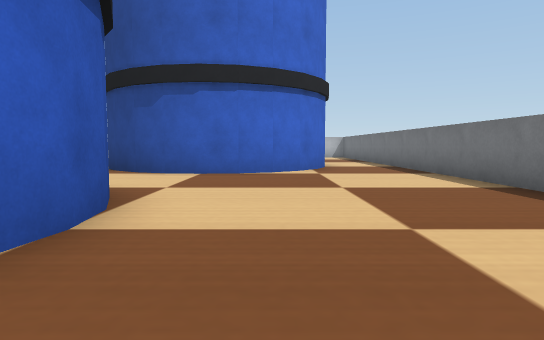
View 1 (above)

19 first-person views from a walk through a Webots world. The camera is 0.06 m above the floor, tilts 4° down and sees 75° across. The floor is counted in squares, 0.1 m on a side. Each view is taken from the middle of a square. On the plan, view 1 faces up. The plan holds only what a view shows up to about 10 squares ahead; the rest is blank. Robots are left out. Webots' stock objects and surfaces are drawn as simple stand-ins.

View 2
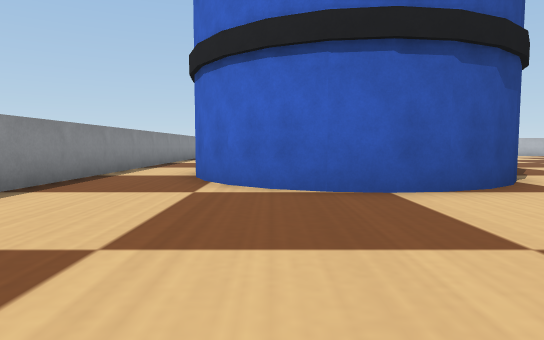

View 3
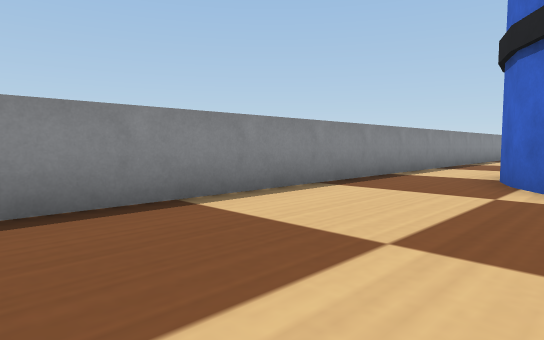

View 4
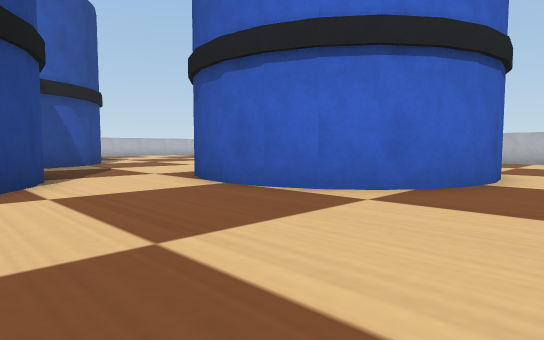

View 5
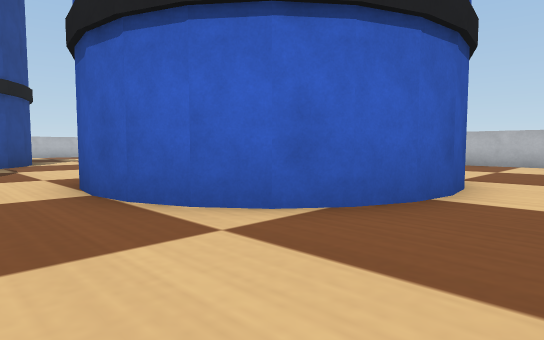

View 6
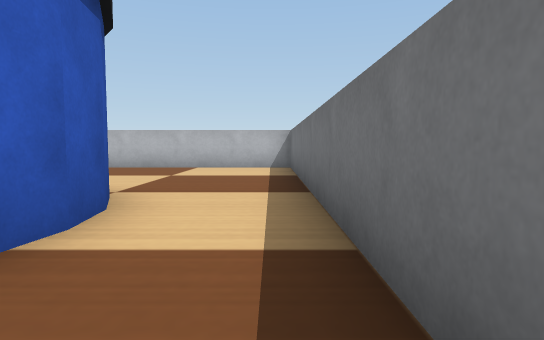

View 7
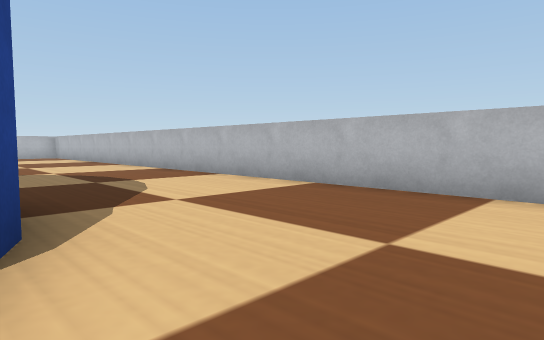

View 8
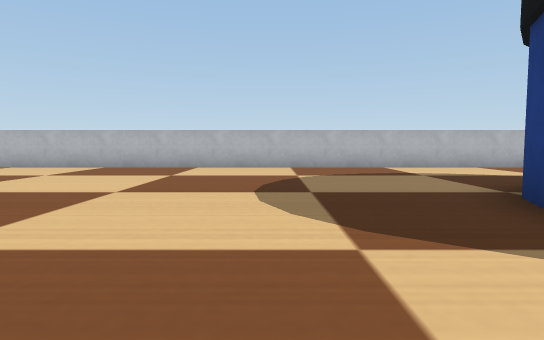

View 9
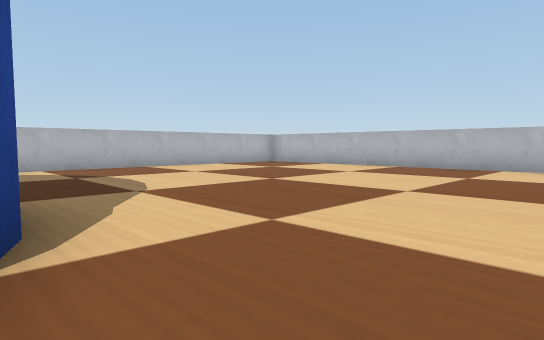

View 10
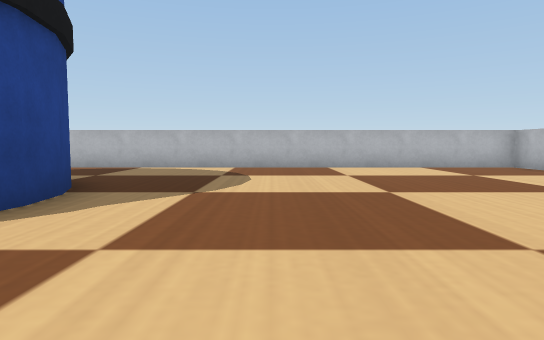

View 11
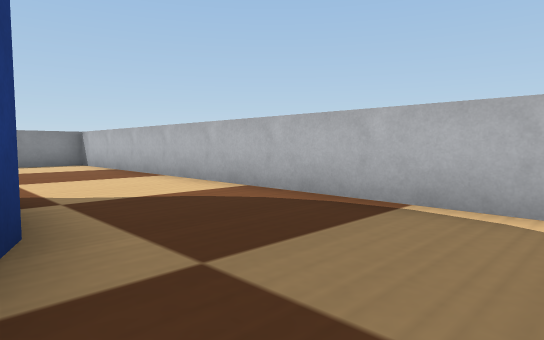

View 12
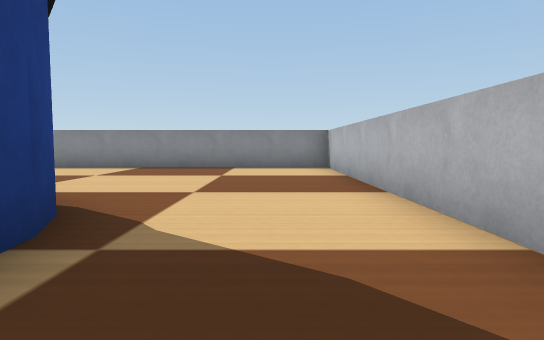

View 13
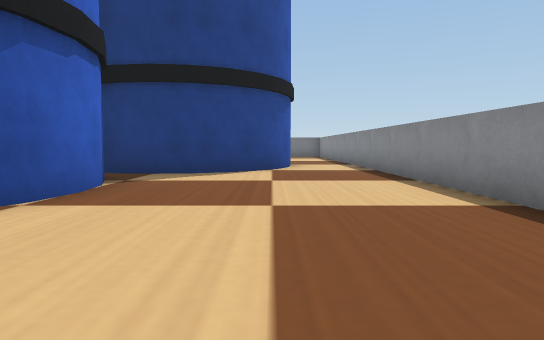

View 14
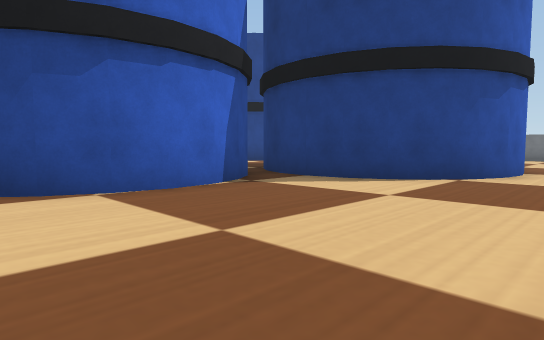

View 15
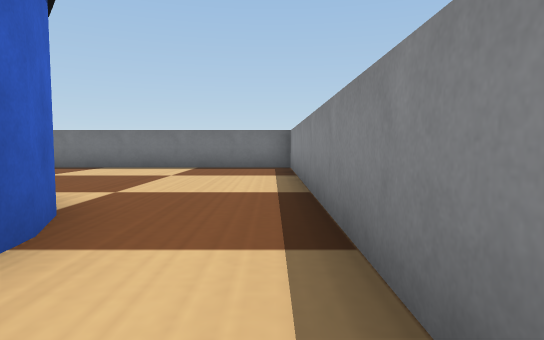

View 16
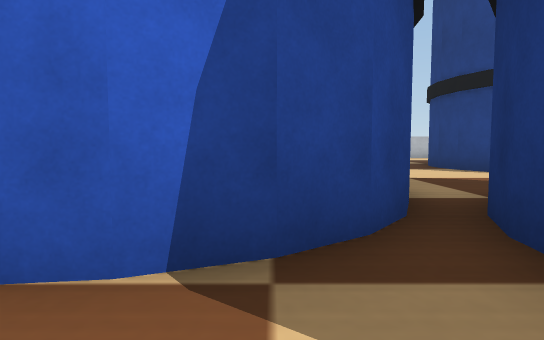

View 17
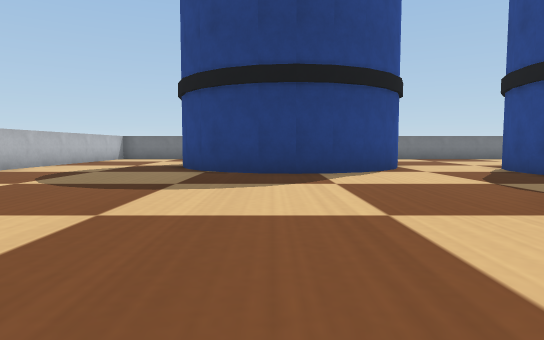

View 18
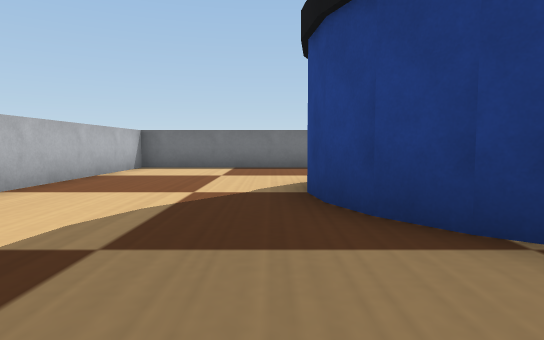

View 19
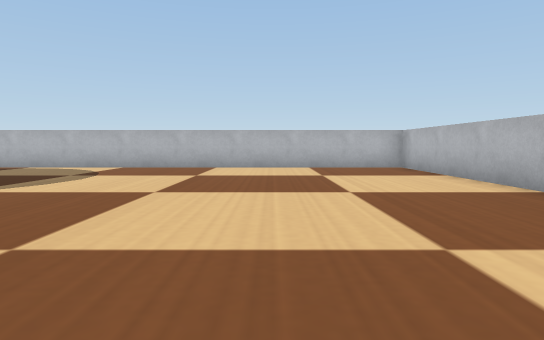

### Floor plan
Key: @ floor where view 1 was taken; # wall or solid block; . floor; B barrel.
Columns run from 17 left of view 1 to 4 right of it. Each row starts with its distance up from view 1.
 18 ######################
 17 #....................#
 16 #....................#
 15 #....................#
 14 #....................#
 13 #.............BBBB...#
 12 #............B    B..#
 11 #............B    B..#
 10 #............B    B..#
  9 #............B    B..#
  8 #....BBBB.....BBBB...#
  7 #...B    B...........#
  6 #...B    B...........#
  5 #...B    B.BBBB......#
  4 #...B    BB    B.....#
  3 #....BBBB.B    B.....#
  2 #.........B    B.....#
  1 #.........B    B.....#
  0 #..........BBBB..@...#
 -1 #....................#
 -2 #....................#
 -3 ######################

Positions as (right, up) in squares from view 1, and headings:
1: (0, 0), facing up
2: (3, 1), facing left
3: (3, 1), facing down-left
4: (3, 4), facing up-left
5: (3, 6), facing up-left
6: (3, 8), facing up
7: (2, 13), facing up-left
8: (-7, 8), facing up
9: (-7, 8), facing up-left
10: (-7, 11), facing left
11: (-13, 9), facing down-left
12: (-15, 7), facing down
13: (-15, 0), facing right
14: (-13, -2), facing up-right
15: (-6, -2), facing right
16: (-9, 1), facing up
17: (-12, 11), facing right
18: (-6, 14), facing right
19: (-7, 14), facing left
